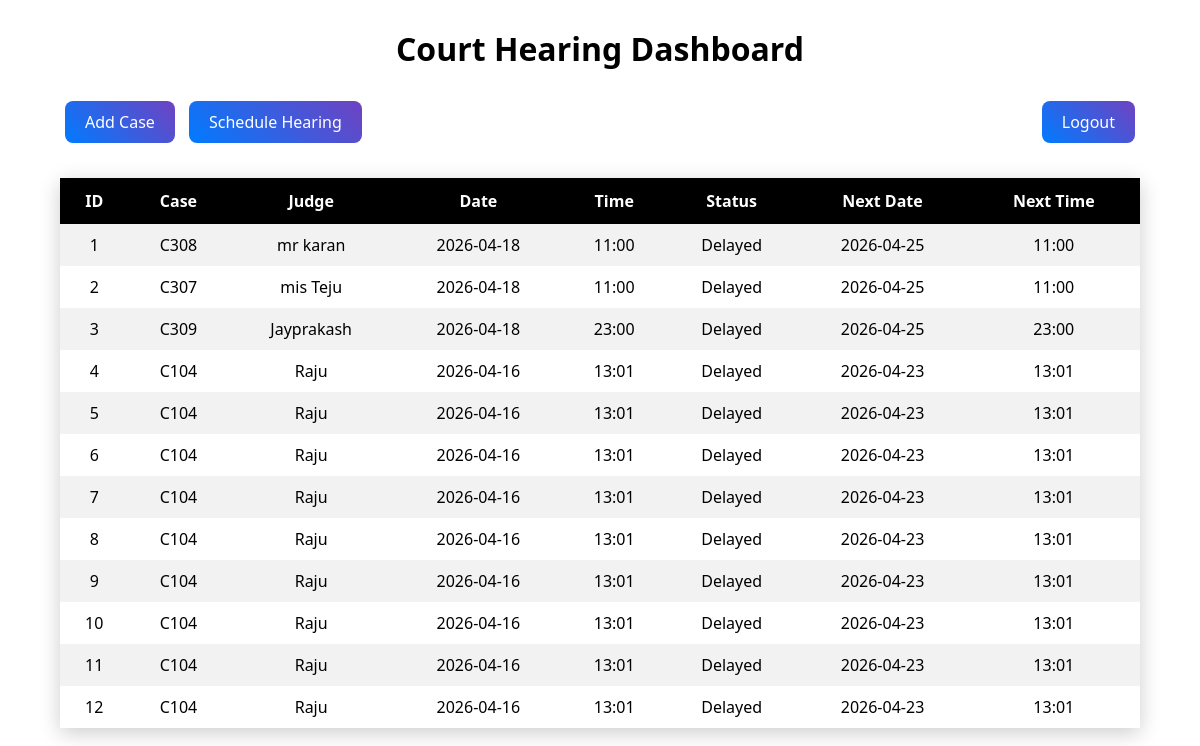
/dashboard (signed in), run on the app's committed database.
### tables this page shows
CREATE TABLE hearings(
        id INTEGER PRIMARY KEY AUTOINCREMENT,
        case_id TEXT,
        judge TEXT,
        hearing_date TEXT,
        hearing_time TEXT,
        status TEXT,
        next_date TEXT,
        next_time TEXT
    );

### app.py (the view)
@app.route("/dashboard")
def dashboard():
    if "user" not in session:
        return redirect("/")
    db = get_db()
    cur = db.cursor()
    cur.execute("SELECT * FROM hearings")
    hearings = cur.fetchall()
    db.close()
    msg = request.args.get("msg")
    return render_template("dashboard.html", hearings=hearings, msg=msg)

### app.py (called while the page is built)
def get_db():
    return sqlite3.connect("database.db")

### templates/dashboard.html (shortened to what this page needs)
<!DOCTYPE html>
<html>
<head>
<link rel="stylesheet" href="{{ url_for('static', filename='style.css') }}">
</head>
<body>
<div class="container">
<h2>Court Hearing Dashboard</h2>
<div style="display:flex; justify-content:space-between; align-items:center; margin-bottom:20px;">
    <div>
        <a href="/add_case">Add Case</a>
        <a href="/schedule">Schedule Hearing</a>
    </div>
    <div>
        <a href="/logout">Logout</a>
    </div>
</div>
<table>
<tr>
<th>ID</th>
<th>Case</th>
<th>Judge</th>
<th>Date</th>
<th>Time</th>
<th>Status</th>
<th>Next Date</th>
<th>Next Time</th>
</tr>
{% for h in hearings %}
<tr>
<td>{{h[0]}}</td>
<td>{{h[1]}}</td>
<td>{{h[2]}}</td>
<td>{{h[3]}}</td>
<td>{{h[4]}}</td>
<td>{{h[5]}}</td>
<td>{{h[6]}}</td>
<td>{{h[7]}}</td>
</tr>
{% endfor %}
</table>
</div>
</body>
</html>

### static/style.css (style rules this page uses)
body { font-family: 'Segoe UI', sans-serif; margin: 0; padding: 0; }
.container { width: 90%; margin: auto; text-align: center; }
h2 { font-size: 32px; }
a { text-decoration: none; color: white; background: linear-gradient(45deg, #007bff, #6f42c1); padding: 10px 20px; border-radius: 8px; margin: 5px; display: inline-block; }
table { width: 100%; margin-top: 30px; border-collapse: collapse; box-shadow: 0px 5px 20px rgba(0,0,0,0.2); }
th { background: black; color: white; padding: 12px; }
td { padding: 10px; text-align: center; }
tr:nth-child(even) { background: #f2f2f2; }

### data on the page
hearings: id "1", case "C308", judge "mr karan", hearing_date "2026-04-18", hearing_time "11:00", status "Delayed", next_date "2026-04-25", next_time "11:00"
hearings: id "2", case "C307", judge "mis Teju", hearing_date "2026-04-18", hearing_time "11:00", status "Delayed", next_date "2026-04-25", next_time "11:00"
hearings: id "3", case "C309", judge "Jayprakash", hearing_date "2026-04-18", hearing_time "23:00", status "Delayed", next_date "2026-04-25", next_time "23:00"
hearings: id "4", case "C104", judge "Raju", hearing_date "2026-04-16", hearing_time "13:01", status "Delayed", next_date "2026-04-23", next_time "13:01"
hearings: id "5", case "C104", judge "Raju", hearing_date "2026-04-16", hearing_time "13:01", status "Delayed", next_date "2026-04-23", next_time "13:01"
hearings: id "6", case "C104", judge "Raju", hearing_date "2026-04-16", hearing_time "13:01", status "Delayed", next_date "2026-04-23", next_time "13:01"
hearings: id "7", case "C104", judge "Raju", hearing_date "2026-04-16", hearing_time "13:01", status "Delayed", next_date "2026-04-23", next_time "13:01"
hearings: id "8", case "C104", judge "Raju", hearing_date "2026-04-16", hearing_time "13:01", status "Delayed", next_date "2026-04-23", next_time "13:01"
hearings: id "9", case "C104", judge "Raju", hearing_date "2026-04-16", hearing_time "13:01", status "Delayed", next_date "2026-04-23", next_time "13:01"
hearings: id "10", case "C104", judge "Raju", hearing_date "2026-04-16", hearing_time "13:01", status "Delayed", next_date "2026-04-23", next_time "13:01"
hearings: id "11", case "C104", judge "Raju", hearing_date "2026-04-16", hearing_time "13:01", status "Delayed", next_date "2026-04-23", next_time "13:01"
hearings: id "12", case "C104", judge "Raju", hearing_date "2026-04-16", hearing_time "13:01", status "Delayed", next_date "2026-04-23", next_time "13:01"
